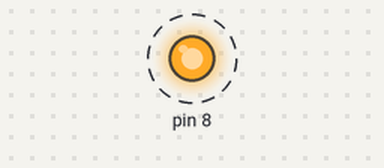
Simulated run of this sketch. Board: Arduino Uno, built with avr-gcc and run on an emulated ATmega328P. On the bench: output pins drawn as LEDs (lit = HIGH). Dashed ring = blinking. What the sketch prints to the serial monitor is not drawn.

Above: at 0.5 s.
Timing chart, 0 to 4.6 s (numbered marks = the images above):
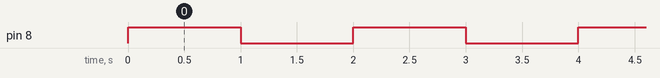

Measured:
- by itself, pin 8: alternates HIGH for 1.0 s and LOW for 1.0 s

The sketch:

sketch.ino
```cpp
void setup() {
  Serial.begin(9600);
  pinMode(8,OUTPUT);
}

void loop() {
  Serial.println("HIGH");
  digitalWrite(8,HIGH);
  delay(1000);

  Serial.println("LOW");
  digitalWrite(8,LOW);
  delay(1000);
}
```
